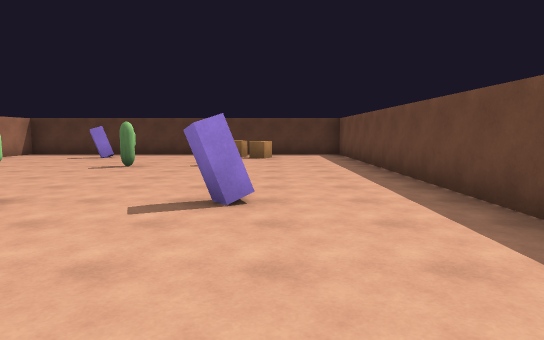
View 1 (above)

14 first-person views from a walk through a scene from a Unity 3-D project. The camera is 1.5 m above the floor, tilts 6° down and sees 75° across. The floor is counted in squares, 2 m on a side. Each view is taken from the middle of a square. On the plan, view 1 faces up. The plan holds only what a view shows up to about 11 squares ahead; the rest is blank. The place goes on beyond the plan. The player is left out. Door leaves are left out, so doorways stand open.

View 2
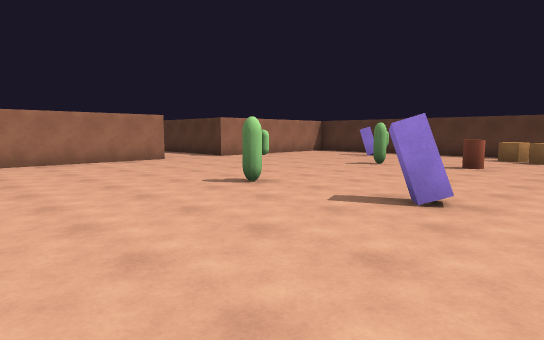

View 3
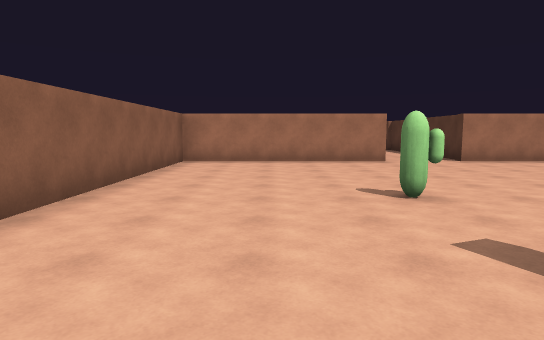

View 4
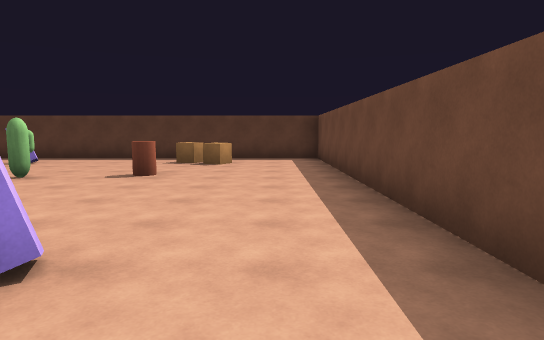

View 5
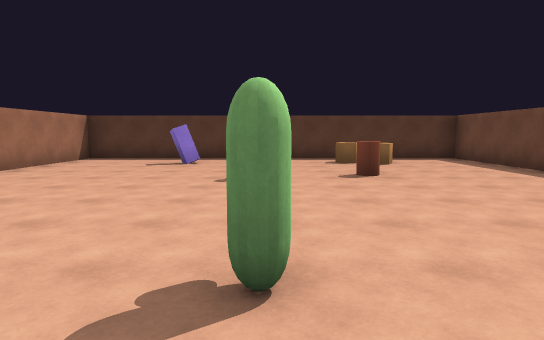

View 6
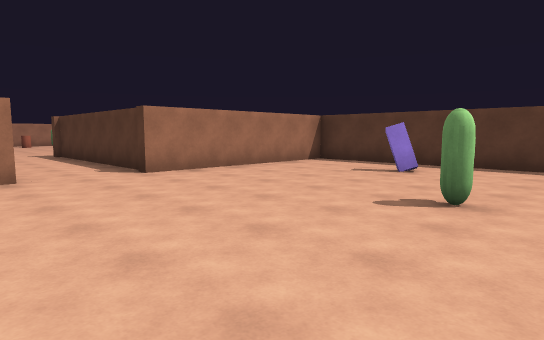

View 7
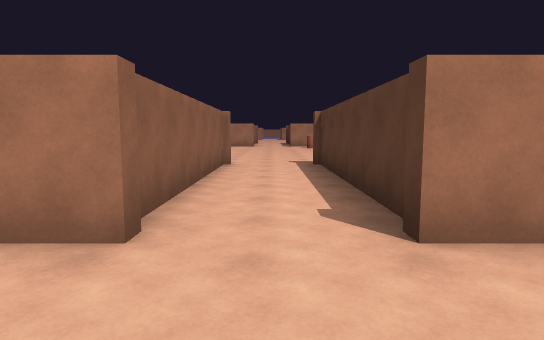

View 8
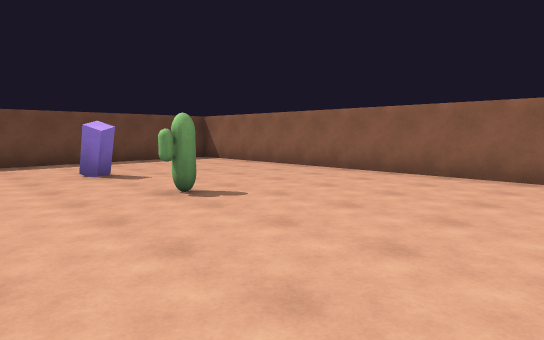

View 9
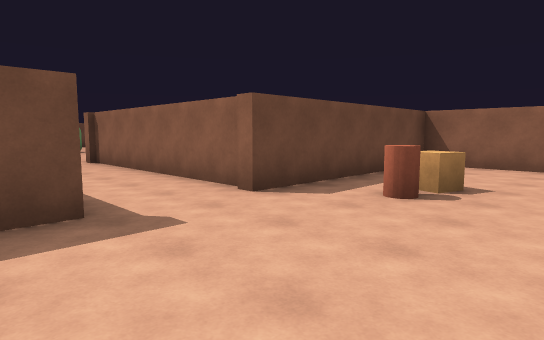

View 10
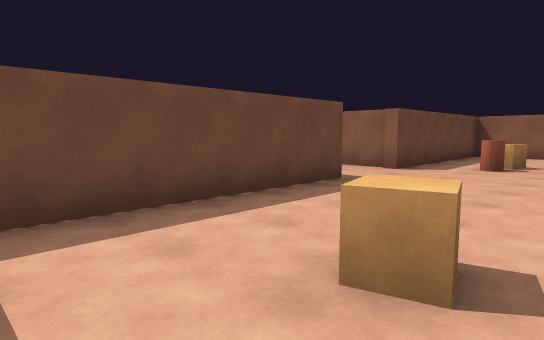

View 11
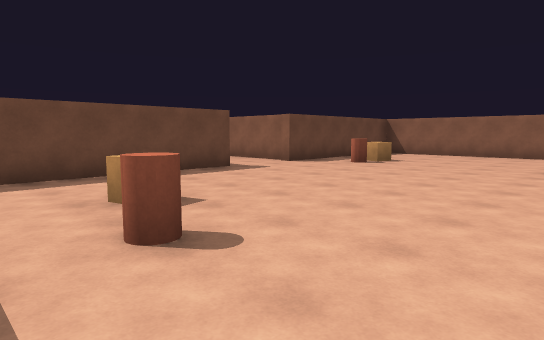

View 12
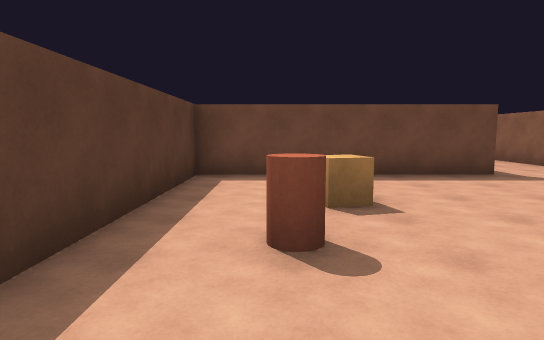

View 13
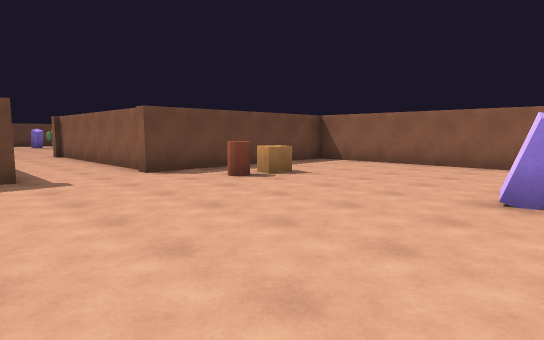

View 14
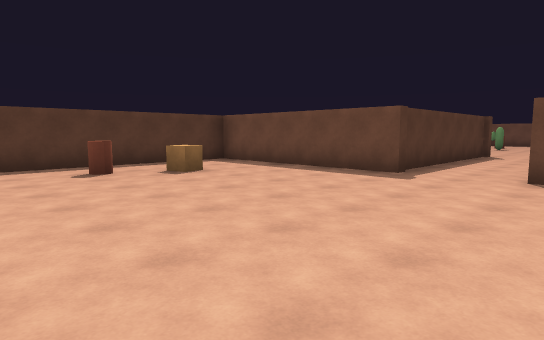

### Floor plan
Points are (right, up) in squares from view 1. A wall is a line through its corners. A room is listed if a view was taken in it or the views show most of it. See-through windows are left out.
Room 1 (views 1, 2, 3, 4, 5, 6, 7, 8)
walls: (-8.3, 5.1) (-8.3, -0.4) (2.4, -0.4) (2.4, 12.3) (-8.3, 12.3) (-8.3, 7.2)
ways out: open door at (-8.2, 6) to room 3
objects: other object (-5, 11); other object (-3, 4); other object (-3, 8); other object (-1, 4); other object (-1, 8); other object (-1, 11); other object (0, 11)
Room 2 (views 9, 10, 11, 12, 13, 14)
walls: (-14.7, 6.9) (-14.7, 12.3) (-20, 12.3); (-19.8, -0.4) (-14.7, -0.4) (-14.7, 4.8)
ways out: open door at (-14.2, 6) to room 3
objects: other object (-20, 4); other object (-19, 11); other object (-17, 10); other object (-16, 3); other object (-16, 4)
Room 3 (no view inside)
walls: (-14.7, 4.8) (-8.2, 4.8); (-8.3, 7.2) (-14.8, 7.2)
ways out: open door at (-8.2, 6) to room 1; open door at (-14.2, 6) to room 2

Where each view was taken, in squares from view 1:
view 1: 0 up, 0 right, facing up
view 2: 0 up, 1 right, facing up-left
view 3: 2 up, 1 right, facing left
view 4: 2 up, 1 right, facing up
view 5: 2 up, 3 left, facing up
view 6: 4 up, 2 left, facing up-left
view 7: 6 up, 6 left, facing left
view 8: 6 up, 7 left, facing down-right
view 9: 8 up, 18 left, facing down-right
view 10: 12 up, 18 left, facing down-right
view 11: 12 up, 21 left, facing down-right
view 12: 11 up, 21 left, facing right
view 13: 8 up, 21 left, facing down-right
view 14: 4 up, 21 left, facing up-right
